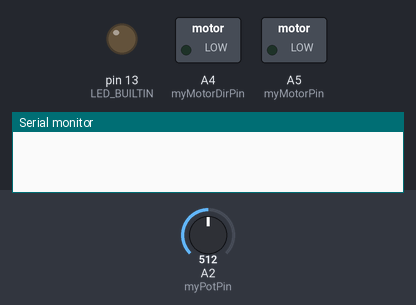
Recording of a sketch running on a simulated Arduino Uno, built with avr-gcc and run on an emulated ATmega328P. On the bench: switched loads named in the sketch (green lamp = pin HIGH), output pins drawn as LEDs (lit = HIGH), the last lines printed to the serial monitor. The test bench sets the inputs (shaded band); at power-on: A2 (myPotPin) = 512.

Above: at 0.1 s.
At 9.1 s:
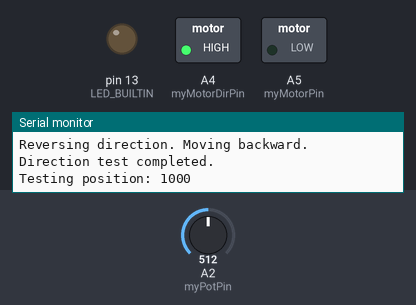
At 121.2 s:
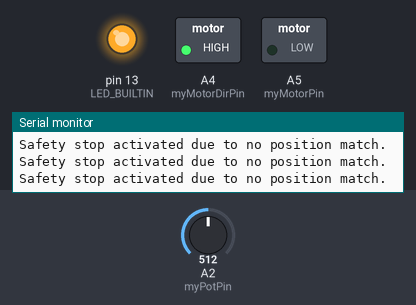
Timing chart, 0 to 129.6 s (numbered marks = the images above):
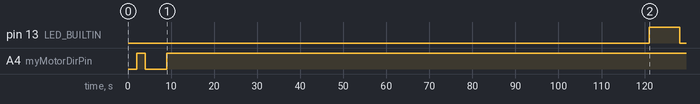

The sketch:

5wire-servo-04.ino
```cpp
#include <Arduino.h>

// Define the pins
const int myPotPin = A2;  // Analog pin for the potentiometer
const int myMotorDirPin = A4;  // Digital pin for DC motor direction
const int myMotorPin = A5; // PWM pin for the motor
int currentPosition = 0;

void setup() {
  pinMode(myMotorPin, OUTPUT);
  pinMode(myMotorDirPin, OUTPUT);
  pinMode(LED_BUILTIN, OUTPUT);
  Serial.begin(115200); // Updated baud rate
  delay(2000);
  Serial.println("Starting setup...");

  // Run initial direction test
  directionTest();
  delay(3000); // Wait for 3 seconds after the direction test

  // Run incremental position test
  incrementalPositionTest();
}

void loop() {
  digitalWrite(LED_BUILTIN, LOW);
  Serial.println("Starting loop...");

  // Cycle through different positions
  turnMotorToPosition(2000);
  delay(2000);
  turnMotorToPosition(1800);
  delay(2000);
  turnMotorToPosition(2200);
  digitalWrite(LED_BUILTIN, HIGH);
  delay(2000);

  currentPosition = analogRead(myPotPin);
  Serial.print("Current Position: ");
  Serial.println(currentPosition);

  Serial.println("Completed loop. Restarting in 5 seconds...");
  delay(5000); // Pause before restarting the loop
}

// Function to turn the motor to the desired potentiometer position
void turnMotorToPosition(int desiredPosition) {
  int safetyCounter = 0;
  while (abs(currentPosition - desiredPosition) > 10 && safetyCounter < 100) {
    if (currentPosition < desiredPosition) {
      digitalWrite(myMotorDirPin, HIGH); // Set motor direction forward
      analogWrite(myMotorPin, 70); // Adjust PWM value for speed
    } else {
      digitalWrite(myMotorDirPin, LOW); // Set motor direction reverse
      analogWrite(myMotorPin, 70); // Keep same speed, change direction
    }
    delay(100); // Short delay to allow the motor to move
    currentPosition = analogRead(myPotPin); // Update the potentiometer reading
    safetyCounter++;
  }
  analogWrite(myMotorPin, 0); // Stop the motor when position is reached or safety counter reached
  if (safetyCounter >= 100) {
    Serial.println("Safety stop activated due to no position match.");
  } else {
    Serial.print("Position reached: ");
    Serial.println(currentPosition);
  }
}

void directionTest() {
  Serial.println("Testing motor direction. Moving forward.");
  digitalWrite(myMotorDirPin, HIGH); // Assuming HIGH is forward
  analogWrite(myMotorPin, 70);
  delay(2000); // Move forward for 2 seconds

  Serial.println("Reversing direction. Moving backward.");
  digitalWrite(myMotorDirPin, LOW); // Assuming LOW is backward
  analogWrite(myMotorPin, 70);
  delay(2000); // Move backward for 2 seconds

  analogWrite(myMotorPin, 0); // Stop the motor
  Serial.println("Direction test completed.");
}

void incrementalPositionTest() {
  int testPositions[] = {1000, 1500, 2000, 2500, 3000, 3500}; // Example positions across the range
  for (int i = 0; i < sizeof(testPositions) / sizeof(testPositions[0]); i++) {
    Serial.print("Testing position: ");
    Serial.println(testPositions[i]);
    turnMotorToPosition(testPositions[i]);
    delay(3000); // Allow some time to observe before moving to the next position
  }
}
```

Measured:
- by itself, pin 13 (LED_BUILTIN): LOW → HIGH at 121 s, → LOW 7.0 s later
